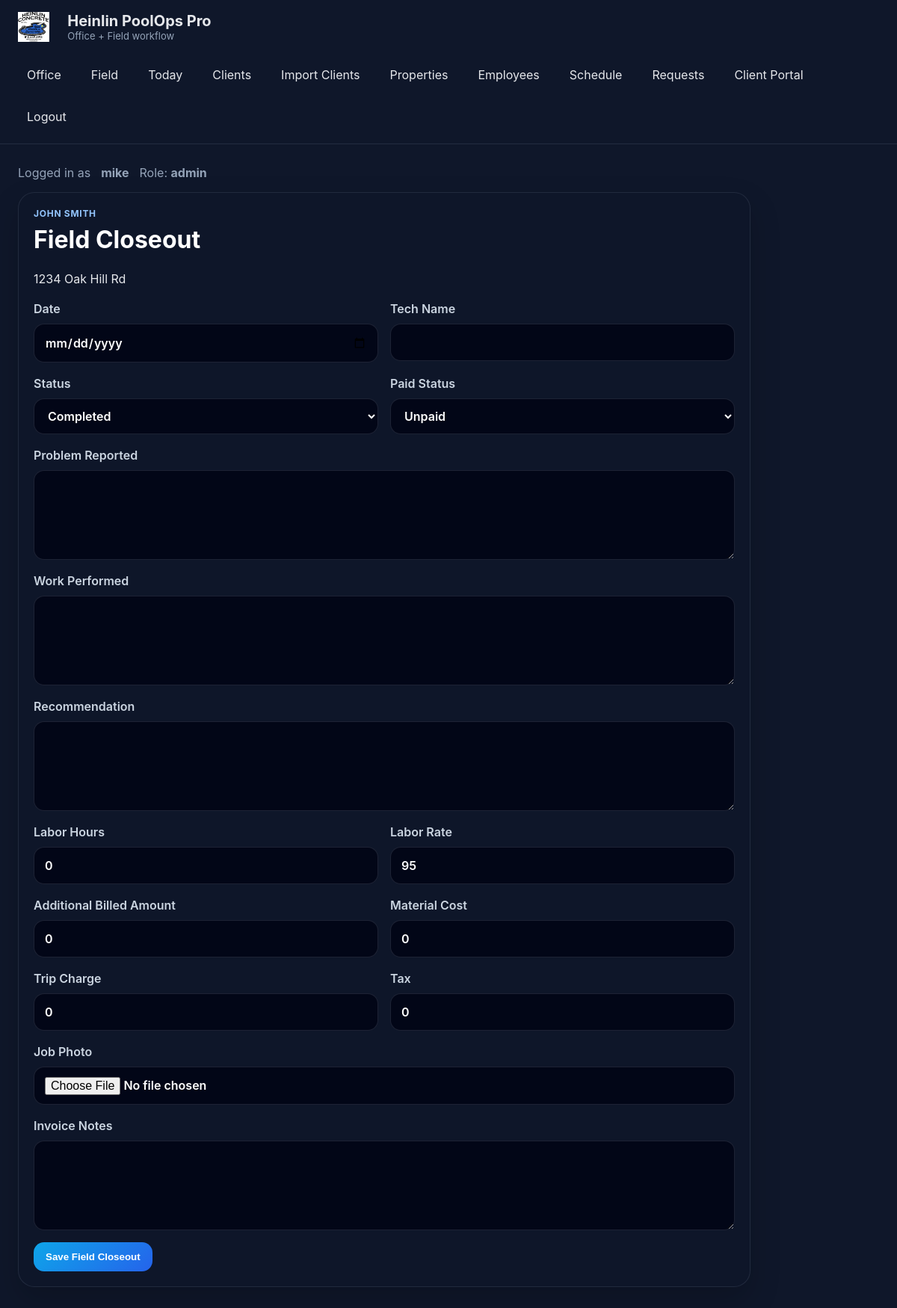
Page /properties/1/service-stop/new (signed in) on the committed database.
### app/models.py (models this page shows)
class User(Base):
    __tablename__ = "users"
    id = Column(Integer, primary_key=True, index=True)
    username = Column(String(100), unique=True, nullable=False, index=True)
    password_hash = Column(String(255), nullable=False)
    role = Column(String(50), nullable=False, default="field")
    employee_id = Column(Integer, ForeignKey("employees.id"), nullable=True)
    is_active = Column(Boolean, default=True)
    employee = relationship("Employee", back_populates="users")

class Client(Base):
    __tablename__ = "clients"
    id = Column(Integer, primary_key=True, index=True)
    name = Column(String(255), nullable=False)
    phone = Column(String(50), default="")
    email = Column(String(255), default="")
    billing_address = Column(String(255), default="")
    notes = Column(Text, default="")
    is_archived = Column(Boolean, default=False)
    properties = relationship("Property", back_populates="client", cascade="all, delete-orphan")

class Property(Base):
    __tablename__ = "properties"
    id = Column(Integer, primary_key=True, index=True)
    client_id = Column(Integer, ForeignKey("clients.id"), nullable=False)
    address = Column(String(255), nullable=False)
    city = Column(String(100), default="")
    state = Column(String(50), default="")
    zip_code = Column(String(20), default="")
    pool_type = Column(String(100), default="")
    cover_type = Column(String(100), default="")
    gate_code = Column(String(100), default="")
    install_year = Column(String(20), default="")
    notes = Column(Text, default="")
    estimate_status = Column(String(50), default="none")
    is_archived = Column(Boolean, default=False)
    client = relationship("Client", back_populates="properties")
    service_stops = relationship("ServiceStop", back_populates="property", cascade="all, delete-orphan")
    schedule_items = relationship("ScheduleItem", back_populates="property", cascade="all, delete-orphan")
    client_requests = relationship("ClientRequest", back_populates="property", cascade="all, delete-orphan")
    photos = relationship("PropertyPhoto", back_populates="property", cascade="all, delete-orphan")

### app/main.py (the view)
@app.get("/properties/{property_id}/service-stop/new", response_class=HTMLResponse)
def new_service_stop(request: Request, property_id: int, db: Session = Depends(get_db)):
    current_user = require_roles(request, db, ["admin", "office", "field"])
    prop = db.query(Property).options(joinedload(Property.client)).filter(Property.id == property_id).first()
    if not prop:
        raise HTTPException(status_code=404, detail="Property not found")
    return templates.TemplateResponse("service_stop_new.html", {"request": request, "current_user": current_user, "property": prop})

### app/templates/service_stop_new.html (shortened to what this page needs)
{% extends "base.html" %}
{% block content %}
<div class="card form-card">
    <div class="eyebrow">{{ property.client.name }}</div>
    <h1>Field Closeout</h1>
    <p>{{ property.address }}</p>
    <form method="post" class="form-grid" enctype="multipart/form-data">
        <label>Date<input type="date" name="date"></label>
        <label>Tech Name<input name="tech_name"></label>
        <label>Status
            <select name="status">
                <option value="completed">Completed</option>
            </select>
        </label>
        <label>Paid Status
            <select name="paid_status">
                <option value="unpaid">Unpaid</option>
            </select>
        </label>
        <label class="full">Problem Reported<textarea name="problem_reported"></textarea></label>
        <label class="full">Work Performed<textarea name="work_performed"></textarea></label>
        <label class="full">Recommendation<textarea name="recommendation"></textarea></label>
        <label>Labor Hours<input name="labor_hours" type="number" step="0.01" value="0"></label>
        <label>Labor Rate<input name="labor_rate" type="number" step="0.01" value="95"></label>
        <label>Additional Billed Amount<input name="billed_amount" type="number" step="0.01" value="0"></label>
        <label>Material Cost<input name="material_cost" type="number" step="0.01" value="0"></label>
        <label>Trip Charge<input name="trip_charge" type="number" step="0.01" value="0"></label>
        <label>Tax<input name="tax" type="number" step="0.01" value="0"></label>
        <label class="full">Job Photo<input type="file" name="photo" accept=".jpg,.jpeg,.png,.webp"></label>
        <label class="full">Invoice Notes<textarea name="invoice_notes"></textarea></label>
        <div class="full"><button class="btn btn-primary" type="submit">Save Field Closeout</button></div>
    </form>
</div>
{% endblock %}

### app/templates/base.html (shortened to what this page needs)
<!DOCTYPE html>
<html lang="en">
<head>
    <link rel="stylesheet" href="/static/style.css?v=6">
</head>
<body>
    <header class="topbar">
        <div class="brand">
            <img src="/static/logo.png?v=6" style="height:40px; width:auto; margin-right:10px;" alt="Heinlin Logo">
            <div>
                <div class="brand-title">Heinlin PoolOps Pro</div>
                <div class="brand-subtitle">Office + Field workflow</div>
            </div>
        </div>
        <nav class="nav">
            <a href="/">Office</a>
            <a href="/field">Field</a>
            <a href="/today">Today</a>
            <a href="/clients">Clients</a>
            <a href="/clients/import">Import Clients</a>
            <a href="/properties">Properties</a>
            <a href="/employees">Employees</a>
            <a href="/schedule">Schedule</a>
            <a href="/requests">Requests</a>
            <a href="/portal/request">Client Portal</a>
            <a href="/logout">Logout</a>
        </nav>
    </header>
    <main class="page-shell">
        {% if current_user %}
        <div class="user-banner">
            Logged in as <strong>{{ current_user.username }}</strong>
            <span>Role: <strong>{{ current_user.role }}</strong></span>
        </div>
        {% endif %}
        {% block content %}{% endblock %}
    </main>
</body>
</html>

### app/static/style.css (style rules this page uses)
* { box-sizing: border-box; }
body { margin: 0; font-family: Inter, Arial, sans-serif; background: #0f172a; color: #e5e7eb; }
a { color: #93c5fd; text-decoration: none; }
.topbar { position: sticky; top: 0; z-index: 10; background: rgba(15, 23, 42, 0.96); border-bottom: 1px solid rgba(148, 163, 184, 0.15); padding: 16px 24px; display: flex; gap: 24px; align-items: center; justify-content: space-between; flex-wrap: wrap; }
.brand { display: flex; align-items: center; gap: 14px; }
.brand-title { font-weight: 700; font-size: 20px; }
.brand-subtitle { color: #94a3b8; font-size: 13px; }
.nav { display: flex; gap: 16px; flex-wrap: wrap; }
.nav a { padding: 10px 12px; border-radius: 10px; color: #e5e7eb; }
.page-shell { max-width: 1280px; margin: 0 auto; padding: 28px 24px 48px; }
.hero, .card { background: rgba(15, 23, 42, 0.84); border: 1px solid rgba(148, 163, 184, 0.14); border-radius: 22px; box-shadow: 0 18px 40px rgba(0,0,0,0.18); }
.hero h1, h1, h2, h3 { margin-top: 0; color: white; }
.hero p, p, td, th, label, .muted { line-height: 1.5; }
.btn { display: inline-block; border: 1px solid rgba(148, 163, 184, 0.2); background: rgba(30, 41, 59, 0.9); color: white; padding: 12px 16px; border-radius: 14px; font-weight: 600; }
.btn-primary { background: linear-gradient(135deg, #0ea5e9, #2563eb); border: none; }
.card { padding: 20px; overflow: hidden; }
.eyebrow { color: #93c5fd; text-transform: uppercase; letter-spacing: 0.06em; font-size: 12px; font-weight: 700; margin-bottom: 8px; }
.form-card { max-width: 980px; }
.form-grid { display: grid; grid-template-columns: repeat(2, minmax(0,1fr)); gap: 16px; }
.form-grid label { display: flex; flex-direction: column; gap: 8px; color: #cbd5e1; font-weight: 600; }
.form-grid .full { grid-column: 1 / -1; }
input, select, textarea { width: 100%; padding: 12px 14px; border-radius: 14px; border: 1px solid rgba(148, 163, 184, 0.18); background: #020617; color: white; font: inherit; }
textarea { min-height: 120px; resize: vertical; }
select { min-height: 44px; }
img { max-width: 100%; }
.user-banner { margin-bottom: 16px; color: #94a3b8; display: flex; gap: 14px; flex-wrap: wrap; }

### rows in the picture
User: username "mike", role "admin"
Client: client.name "JOHN SMITH"
Property: address "1234 Oak Hill Rd"
